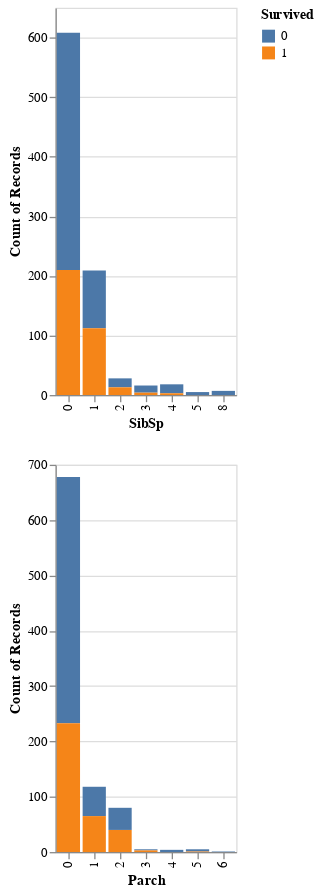

Write notebook code for a chart like this one.
### Markdown cell above
We can confirm `Pclass` and `Sex` clearly impact survival.

### Code cell
alt.Chart(df_train).mark_bar().encode(
    alt.X(alt.repeat("row"), type = 'nominal'),
    y = 'count()',
    color = 'Survived:N',
    tooltip = 'count()'
).repeat(
    row = ['SibSp','Parch']
).interactive()

### Figure 1 — Vega-Lite specification as saved in the notebook (floating-point values rounded to 4 significant figures; data arrays with more than 128 entries replaced by an {"elided": "..."} marker saying what was removed)
{"config": {"view": {"continuousWidth": 400, "continuousHeight": 300}}, "repeat": {"row": ["SibSp", "Parch"]}, "spec": {"data": {"name": "data-7e20af5516ca5367def43cffe16b7999"}, "mark": "bar", "encoding": {"color": {"field": "Survived", "type": "nominal"}, "tooltip": {"aggregate": "count", "type": "quantitative"}, "x": {"field": {"repeat": "row"}, "type": "nominal"}, "y": {"aggregate": "count", "type": "quantitative"}}, "selection": {"selector006": {"type": "interval", "bind": "scales", "encodings": ["x", "y"]}}}, "$schema": "https://vega.github.io/schema/vega-lite/v4.17.0.json", "datasets": {"data-7e20af5516ca5367def43cffe16b7999": {"elided": "891 records"}}}
